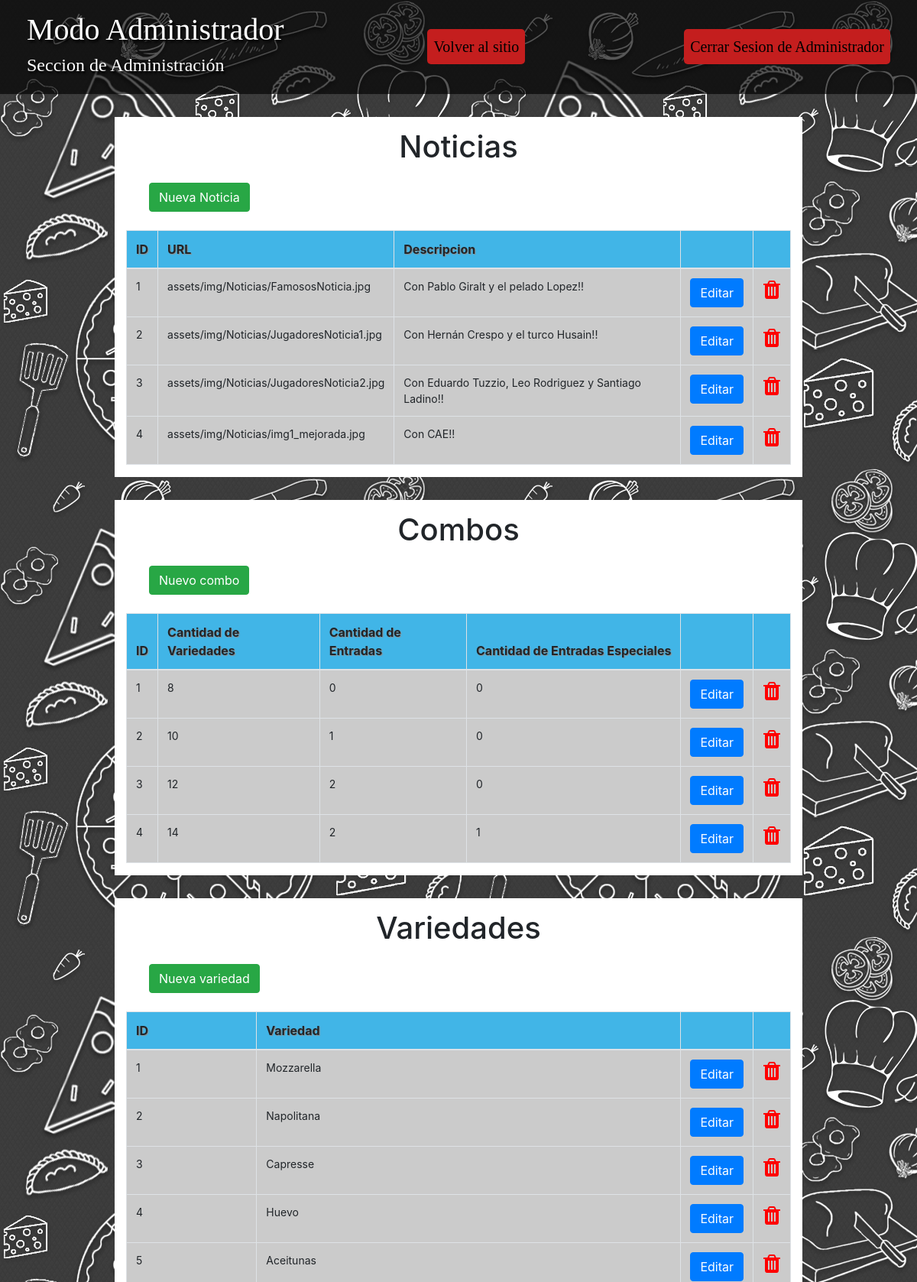
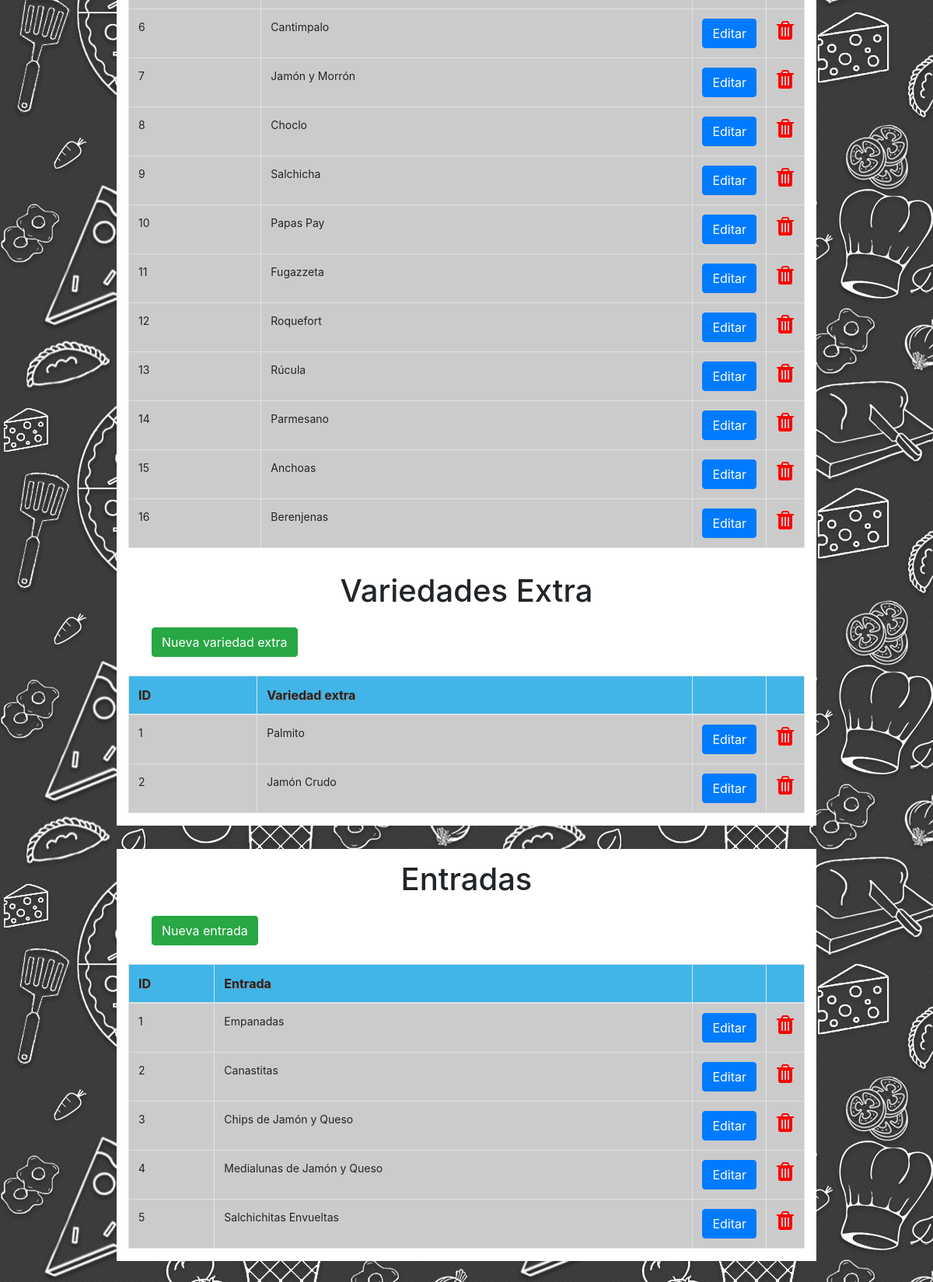
The app's page /administracion.php (signed in, upper part) with its own data (2 pictures, top to bottom).
### tables this page shows
CREATE TABLE `imagenes` (
  `id` int(11) NOT NULL,
  `seccion_imagen` varchar(45) DEFAULT NULL,
  `URL_imagen` varchar(120) DEFAULT NULL,
  `descripcion` varchar(255) DEFAULT NULL
);

CREATE TABLE `combos` (
  `id` int(11) NOT NULL,
  `cantVariedades` int(11) NOT NULL,
  `cantEntradas` int(11) NOT NULL,
  `cantEntradasEspeciales` int(11) NOT NULL
);

CREATE TABLE `variedades` (
  `id` int(11) NOT NULL,
  `variedad` varchar(40) NOT NULL
);

CREATE TABLE `variedadesextra` (
  `id` int(11) NOT NULL,
  `variedadextra` varchar(45) DEFAULT NULL
);

CREATE TABLE `entradas` (
  `id` int(1) NOT NULL,
  `entrada` varchar(45) DEFAULT NULL
);

### public/administracion.php (the view, shortened to what this page needs)
<?php
    include ("conexion.php");
?>
<!DOCTYPE html>
<html>
<head>
    <link rel="stylesheet" href="/css/bootstrap.min.css">
    <link rel="stylesheet" href="https://cdnjs.cloudflare.com/ajax/libs/lightbox2/2.8.2/css/lightbox.min.css">
    <link rel="stylesheet" href="/css/navbar.css">
    <link rel="stylesheet" href="/css/img-principal.css">
    <link rel="stylesheet" href="/css/footer.css">
    <link rel="stylesheet" href="/css/style.css">
    <link rel="stylesheet" href="/css/admin.css">
    <link rel="stylesheet" href="/css/font-awesome.min.css">
    <link rel="stylesheet" href="/css/ionicons.min.css">
</head>
<body style="background: url(&quot;/img/GENERAL/backgroundbody.jpg&quot;);background-size: auto;">
    <?php
        if (empty($_SESSION['contraseña_admin'])){
    ?>
        <div style="display:flex;justify-content:center;">
            <div class="caja-mensaje">
                <h1 class="titulo-admin">No estas autorizado a ver esta seccion</h1>
                <a href='admin.php'>Iniciar Sesion de Administrador</a>
                <br><br>
                <a href='index.php'>Volver al sitio</a>
            </div>
        </div>
    <?php
        }
        else{
    ?>
    <div class="header-admin">
        <div>
            <h1 class="titulo-admin">Modo Administrador</h1>
            <h4 class="titulo-admin" >Seccion de Administración</h4>
        </div>
        <a href='index.php'>Volver al sitio</a>
        <a href='cerrar_sesion.php'>Cerrar Sesion de Administrador</a>
    </div>
    <div class="row d-flex justify-content-center" style="margin: 0;">
        <div class="col-9" style="background:rgb(255,255,255); margin-top:30px">
            <h1 style="text-align:center; padding:15px" id="noticias">Noticias</h1>
            <button type="button" class="btn btn-success" data-toggle="modal" data-target="#nueva_noticia" style="margin-left:30px;">Nueva Noticia</button>
            <div class="table-responsive table-bordered" style="margin-top: 24px;border:none">
                <table class="table table-bordered" style="width:100%;">
                    <thead style="background: #41b5e7;text-shadow: 1px 1px 1px rgb(142,141,141);font-size: 16px;">
                        <tr>
                            <th>ID</th>
                            <th>URL</th>
                            <th>Descripcion</th>
                            <th></th>
                            <th></th>
                        </tr>
                    </thead>
                    <tbody style="background: #cbcbcb;font-size: 14px;">
                        <?php
                            $query = "SELECT * FROM imagenes WHERE seccion_imagen='Noticias'";
                            $envio = $conexion->query($query);
                            while($row=$envio->fetch_assoc()){
                        ?>
                        <tr>
                            <td><?php echo $row['id']; ?></td>
                            <td><?php echo $row['URL_imagen']; ?></td>
                            <td><?php echo $row['descripcion']; ?></td>
                            <td style="width:1px">
                                <a href="modificar.php?seccion=noticias&id=<?php echo $row['id'] ?>"><button class="btn btn-primary" type="submit">Editar</button></a>
                            </td>
                            <td style="width:1px">
                                <a href="eliminarRegistro.php?seccion=noticias&id=<?php echo $row['id'] ?>">
                                    <i class="fa fa-trash btn" style="color:red; font-size:28px;padding:0px"></i>
                                </a>
                            </td>
                        </tr>
                        <?php
                            }
                        ?>
                    </tbody>
                </table>
            </div>
        </div>
        <div class="col-9" style="background:rgb(255,255,255); margin-top:30px">
            <h1 style="text-align:center; padding:15px" id="combos">Combos</h1>
            <button type="button" class="btn btn-success" data-toggle="modal" data-target="#nuevo_combo" style="margin-left:30px;">Nuevo combo</button>
            <div class="table-responsive table-bordered" style="margin-top: 24px;border:none">
                <table class="table table-bordered" style="width:100%;">
                    <thead style="background: #41b5e7;text-shadow: 1px 1px 1px rgb(142,141,141);font-size: 16px;">
                        <tr>
                            <th>ID</th>
                            <th>Cantidad de Variedades</th>
                            <th>Cantidad de Entradas</th>
                            <th>Cantidad de Entradas Especiales</th>
                            <th></th>
                            <th></th>
                        </tr>
                    </thead>
                    <tbody style="background: #cbcbcb;font-size: 14px;">
                        <?php
                            $query = "SELECT * FROM combos";
                            $envio = $conexion->query($query);
                            while($row=$envio->fetch_assoc()){
                        ?>
                        <tr>
                            <td><?php echo $row['id']; ?></td>
                            <td><?php echo $row['cantVariedades']; ?></td>
                            <td><?php echo $row['cantEntradas']; ?></td>
                            <td><?php echo $row['cantEntradasEspeciales']; ?></td>
                            <td style="width:1px">
                                <a href="modificar.php?seccion=combos&id=<?php echo $row['id'] ?>"><button class="btn btn-primary" type="submit">Editar</button></a>
                            </td>
                            <td style="width:1px">
                                <a href="eliminarRegistro.php?seccion=combos&id=<?php echo $row['id'] ?>">
                                    <i class="fa fa-trash btn" style="color:red; font-size:28px;padding:0px"></i>
                                </a>
                            </td>
                        </tr>
                        <?php
                            }
                        ?>
                    </tbody>
                </table>
            </div>
        </div>
        <div class="col-9" style="background:rgb(255,255,255); margin-top:30px">
            <h1 style="text-align:center; padding:15px" id="variedades">Variedades</h1>
            <button type="button" class="btn btn-success" data-toggle="modal" data-target="#nueva_variedad" style="margin-left:30px;">Nueva variedad</button>
            <div class="table-responsive table-bordered" style="margin-top: 24px;border:none">
                <table class="table table-bordered" style="width:100%;">
                    <thead style="background: #41b5e7;text-shadow: 1px 1px 1px rgb(142,141,141);font-size: 16px;">
                        <tr>
                            <th>ID</th>
                            <th>Variedad</th>
                            <th></th>
                            <th></th>
                        </tr>
                    </thead>
                    <tbody style="background: #cbcbcb;font-size: 14px;">
                        <?php
                            $query = "SELECT * FROM variedades";
                            $envio = $conexion->query($query);
                            while($row=$envio->fetch_assoc()){
                        ?>
                        <tr>
                            <td><?php echo $row['id']; ?></td>
                            <td><?php echo $row['variedad']; ?></td>
                            <td style="width:1px">
                                <a href="modificar.php?seccion=variedades&id=<?php echo $row['id'] ?>"><button class="btn btn-primary" type="submit">Editar</button></a>
                            </td>
                            <td style="width:1px">
                                <a href="eliminarRegistro.php?seccion=variedades&id=<?php echo $row['id'] ?>">
                                    <i class="fa fa-trash btn" style="color:red; font-size:28px;padding:0px"></i>
                                </a>
                            </td>
                        </tr>
                        <?php
                            }
                        ?>
                    </tbody>
                </table>
            </div>
            <h1 style="text-align:center; padding:15px">Variedades Extra</h1>
            <button type="button" class="btn btn-success" data-toggle="modal" data-target="#nueva_variedadextra" style="margin-left:30px;">Nueva variedad extra</button>
            <div class="table-responsive table-bordered" style="margin-top: 24px;border:none">
                <table class="table table-bordered" style="width:100%;">
                    <thead style="background: #41b5e7;text-shadow: 1px 1px 1px rgb(142,141,141);font-size: 16px;">
                        <tr>
                            <th>ID</th>
                            <th>Variedad extra</th>
                            <th></th>
                            <th></th>
                        </tr>
                    </thead>
                    <tbody style="background: #cbcbcb;font-size: 14px;">
                        <?php
                            $query = "SELECT * FROM variedadesextra";
                            $envio = $conexion->query($query);
                            while($row=$envio->fetch_assoc()){
                        ?>
                        <tr>
                            <td><?php echo $row['id']; ?></td>
                            <td><?php echo $row['variedadextra']; ?></td>
                            <td style="width:1px">
                                <a href="modificar.php?seccion=variedadesextra&id=<?php echo $row['id'] ?>"><button class="btn btn-primary" type="submit">Editar</button></a>
                            </td>
                            <td style="width:1px">
                                <a href="eliminarRegistro.php?seccion=variedadesextra&id=<?php echo $row['id'] ?>">
                                    <i class="fa fa-trash btn" style="color:red; font-size:28px;padding:0px"></i>
                                </a>
                            </td>
                        </tr>
                        <?php
                            }
                        ?>
                    </tbody>
                </table>
            </div>
        </div>
        <div class="col-9" style="background:rgb(255,255,255); margin-top:30px">
            <h1 style="text-align:center; padding:15px" id="entradas">Entradas</h1>
            <button type="button" class="btn btn-success" data-toggle="modal" data-target="#nueva_entrada" style="margin-left:30px;">Nueva entrada</button>
            <div class="table-responsive table-bordered" style="margin-top: 24px;border:none">
                <table class="table table-bordered" style="width:100%;">
                    <thead style="background: #41b5e7;text-shadow: 1px 1px 1px rgb(142,141,141);font-size: 16px;">
                        <tr>
                            <th>ID</th>
                            <th>Entrada</th>
                            <th></th>
                            <th></th>
                        </tr>
                    </thead>
                    <tbody style="background: #cbcbcb;font-size: 14px;">
                        <?php
                            $query = "SELECT * FROM entradas";
                            $envio = $conexion->query($query);
                            while($row=$envio->fetch_assoc()){
                        ?>
                        <tr>
                            <td><?php echo $row['id']; ?></td>
                            <td><?php echo $row['entrada']; ?></td>
                            <td style="width:1px">
                                <a href="modificar.php?seccion=entradas&id=<?php echo $row['id'] ?>"><button class="btn btn-primary" type="submit">Editar</button></a>
                            </td>
                            <td style="width:1px">
                                <a href="eliminarRegistro.php?seccion=entradas&id=<?php echo $row['id'] ?>">
                                    <i class="fa fa-trash btn" style="color:red; font-size:28px;padding:0px"></i>
                                </a>
                            </td>
                        </tr>
                        <?php
                            }
                        ?>
                    </tbody>
                </table>
            </div>
        </div>
    </div>
</body>
</html>
<?php
    }
?>

### public/assets/css/admin.css (style rules this page uses)
.header-admin { display:flex; flex-wrap: wrap; justify-content:space-between; align-items: center; padding:15px; background: rgba(0,0,0,0.66) }
.titulo-admin { color: rgb(255,255,255); font-family: 'Source Serif Pro', serif; text-shadow: 2px 3px 3px rgb(0,0,0); margin-left: 20px; }
.header-admin a { font-size: 20px; color: rgb(0, 0, 0); font-family: 'Source Serif Pro', serif; margin-right: 20px; padding: 8px; border-radius: 5px; background-color: rgb(196, 30, 30) }

### records on screen
imagenes: id "1", URL_imagen "assets/img/Noticias/FamososNoticia.jpg", descripcion "Con Pablo Giralt y el pelado Lopez!!"
imagenes: id "2", URL_imagen "assets/img/Noticias/JugadoresNoticia1.jpg", descripcion "Con Hernán Crespo y el turco Husain!!"
imagenes: id "3", URL_imagen "assets/img/Noticias/JugadoresNoticia2.jpg", descripcion "Con Eduardo Tuzzio, Leo Rodriguez y Santiago Ladino!!"
imagenes: id "4", URL_imagen "assets/img/Noticias/img1_mejorada.jpg", descripcion "Con CAE!!"
combos: id "1", cantVariedades "8", cantEntradas "0", cantEntradasEspeciales "0"
combos: id "2", cantVariedades "10", cantEntradas "1", cantEntradasEspeciales "0"
combos: id "3", cantVariedades "12", cantEntradas "2", cantEntradasEspeciales "0"
combos: id "4", cantVariedades "14", cantEntradas "2", cantEntradasEspeciales "1"
variedades: id "1", variedad "Mozzarella"
variedades: id "2", variedad "Napolitana"
variedades: id "3", variedad "Capresse"
variedades: id "4", variedad "Huevo"
variedades: id "5", variedad "Aceitunas"
variedades: id "6", variedad "Cantimpalo"
variedades: id "7", variedad "Jamón y Morrón"
variedades: id "8", variedad "Choclo"
variedades: id "9", variedad "Salchicha"
variedades: id "10", variedad "Papas Pay"
variedades: id "11", variedad "Fugazzeta"
variedades: id "12", variedad "Roquefort"
variedades: id "13", variedad "Rúcula"
variedades: id "14", variedad "Parmesano"
variedades: id "15", variedad "Anchoas"
variedades: id "16", variedad "Berenjenas"
variedadesextra: id "1", variedadextra "Palmito"
variedadesextra: id "2", variedadextra "Jamón Crudo"
entradas: id "1", entrada "Empanadas"
entradas: id "2", entrada "Canastitas"
entradas: id "3", entrada "Chips de Jamón y Queso"
entradas: id "4", entrada "Medialunas de Jamón y Queso"
entradas: id "5", entrada "Salchichitas Envueltas"
